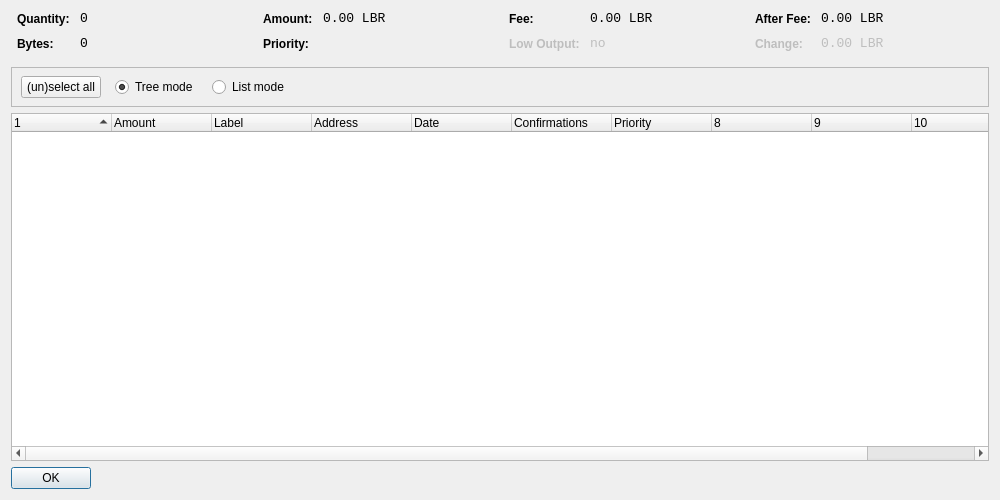
<?xml version="1.0" encoding="UTF-8"?>
<ui version="4.0">
 <class>CoinControlDialog</class>
 <widget class="QDialog" name="CoinControlDialog">
  <property name="geometry">
   <rect>
    <x>0</x>
    <y>0</y>
    <width>1000</width>
    <height>500</height>
   </rect>
  </property>
  <property name="windowTitle">
   <string>Coin Control</string>
  </property>
  <layout class="QVBoxLayout" name="verticalLayout">
   <item>
    <layout class="QHBoxLayout" name="horizontalLayoutTop" stretch="0,0,0,0">
     <property name="topMargin">
      <number>0</number>
     </property>
     <property name="bottomMargin">
      <number>10</number>
     </property>
     <item>
      <layout class="QFormLayout" name="formLayoutCoinControl1">
       <property name="horizontalSpacing">
        <number>10</number>
       </property>
       <property name="verticalSpacing">
        <number>10</number>
       </property>
       <property name="leftMargin">
        <number>6</number>
       </property>
       <property name="rightMargin">
        <number>6</number>
       </property>
       <item row="0" column="0">
        <widget class="QLabel" name="labelCoinControlQuantityText">
         <property name="styleSheet">
          <string notr="true">font-weight:bold;</string>
         </property>
         <property name="text">
          <string>Quantity:</string>
         </property>
        </widget>
       </item>
       <item row="0" column="1">
        <widget class="QLabel" name="labelCoinControlQuantity">
         <property name="font">
          <font>
           <family>Monospace</family>
           <pointsize>10</pointsize>
          </font>
         </property>
         <property name="cursor">
          <cursorShape>IBeamCursor</cursorShape>
         </property>
         <property name="contextMenuPolicy">
          <enum>Qt::ActionsContextMenu</enum>
         </property>
         <property name="text">
          <string notr="true">0</string>
         </property>
         <property name="textInteractionFlags">
          <set>Qt::LinksAccessibleByMouse|Qt::TextSelectableByKeyboard|Qt::TextSelectableByMouse</set>
         </property>
        </widget>
       </item>
       <item row="1" column="0">
        <widget class="QLabel" name="labelCoinControlBytesText">
         <property name="styleSheet">
          <string notr="true">font-weight:bold;</string>
         </property>
         <property name="text">
          <string>Bytes:</string>
         </property>
        </widget>
       </item>
       <item row="1" column="1">
        <widget class="QLabel" name="labelCoinControlBytes">
         <property name="font">
          <font>
           <family>Monospace</family>
           <pointsize>10</pointsize>
          </font>
         </property>
         <property name="cursor">
          <cursorShape>IBeamCursor</cursorShape>
         </property>
         <property name="contextMenuPolicy">
          <enum>Qt::ActionsContextMenu</enum>
         </property>
         <property name="text">
          <string notr="true">0</string>
         </property>
         <property name="textInteractionFlags">
          <set>Qt::LinksAccessibleByMouse|Qt::TextSelectableByKeyboard|Qt::TextSelectableByMouse</set>
         </property>
        </widget>
       </item>
      </layout>
     </item>
     <item>
      <layout class="QFormLayout" name="formLayoutCoinControl2">
       <property name="horizontalSpacing">
        <number>10</number>
       </property>
       <property name="verticalSpacing">
        <number>10</number>
       </property>
       <property name="leftMargin">
        <number>6</number>
       </property>
       <property name="rightMargin">
        <number>6</number>
       </property>
       <item row="0" column="0">
        <widget class="QLabel" name="labelCoinControlAmountText">
         <property name="styleSheet">
          <string notr="true">font-weight:bold;</string>
         </property>
         <property name="text">
          <string>Amount:</string>
         </property>
        </widget>
       </item>
       <item row="0" column="1">
        <widget class="QLabel" name="labelCoinControlAmount">
         <property name="font">
          <font>
           <family>Monospace</family>
           <pointsize>10</pointsize>
          </font>
         </property>
         <property name="cursor">
          <cursorShape>IBeamCursor</cursorShape>
         </property>
         <property name="contextMenuPolicy">
          <enum>Qt::ActionsContextMenu</enum>
         </property>
         <property name="text">
          <string notr="true">0.00 LBR</string>
         </property>
         <property name="textInteractionFlags">
          <set>Qt::LinksAccessibleByMouse|Qt::TextSelectableByKeyboard|Qt::TextSelectableByMouse</set>
         </property>
        </widget>
       </item>
       <item row="1" column="0">
        <widget class="QLabel" name="labelCoinControlPriorityText">
         <property name="styleSheet">
          <string notr="true">font-weight:bold;</string>
         </property>
         <property name="text">
          <string>Priority:</string>
         </property>
        </widget>
       </item>
       <item row="1" column="1">
        <widget class="QLabel" name="labelCoinControlPriority">
         <property name="font">
          <font>
           <family>Monospace</family>
           <pointsize>10</pointsize>
          </font>
         </property>
         <property name="cursor">
          <cursorShape>IBeamCursor</cursorShape>
         </property>
         <property name="contextMenuPolicy">
          <enum>Qt::ActionsContextMenu</enum>
         </property>
         <property name="text">
          <string/>
         </property>
         <property name="textInteractionFlags">
          <set>Qt::LinksAccessibleByMouse|Qt::TextSelectableByKeyboard|Qt::TextSelectableByMouse</set>
         </property>
        </widget>
       </item>
      </layout>
     </item>
     <item>
      <layout class="QFormLayout" name="formLayoutCoinControl3">
       <property name="horizontalSpacing">
        <number>10</number>
       </property>
       <property name="verticalSpacing">
        <number>10</number>
       </property>
       <property name="leftMargin">
        <number>6</number>
       </property>
       <property name="rightMargin">
        <number>6</number>
       </property>
       <item row="0" column="0">
        <widget class="QLabel" name="labelCoinControlFeeText">
         <property name="styleSheet">
          <string notr="true">font-weight:bold;</string>
         </property>
         <property name="text">
          <string>Fee:</string>
         </property>
        </widget>
       </item>
       <item row="0" column="1">
        <widget class="QLabel" name="labelCoinControlFee">
         <property name="font">
          <font>
           <family>Monospace</family>
           <pointsize>10</pointsize>
          </font>
         </property>
         <property name="cursor">
          <cursorShape>IBeamCursor</cursorShape>
         </property>
         <property name="contextMenuPolicy">
          <enum>Qt::ActionsContextMenu</enum>
         </property>
         <property name="text">
          <string notr="true">0.00 LBR</string>
         </property>
         <property name="textInteractionFlags">
          <set>Qt::LinksAccessibleByMouse|Qt::TextSelectableByKeyboard|Qt::TextSelectableByMouse</set>
         </property>
        </widget>
       </item>
       <item row="1" column="0">
        <widget class="QLabel" name="labelCoinControlLowOutputText">
         <property name="enabled">
          <bool>false</bool>
         </property>
         <property name="styleSheet">
          <string notr="true">font-weight:bold;</string>
         </property>
         <property name="text">
          <string>Low Output:</string>
         </property>
        </widget>
       </item>
       <item row="1" column="1">
        <widget class="QLabel" name="labelCoinControlLowOutput">
         <property name="enabled">
          <bool>false</bool>
         </property>
         <property name="font">
          <font>
           <family>Monospace</family>
           <pointsize>10</pointsize>
          </font>
         </property>
         <property name="cursor">
          <cursorShape>IBeamCursor</cursorShape>
         </property>
         <property name="contextMenuPolicy">
          <enum>Qt::ActionsContextMenu</enum>
         </property>
         <property name="text">
          <string notr="true">no</string>
         </property>
         <property name="textInteractionFlags">
          <set>Qt::LinksAccessibleByMouse|Qt::TextSelectableByKeyboard|Qt::TextSelectableByMouse</set>
         </property>
        </widget>
       </item>
      </layout>
     </item>
     <item>
      <layout class="QFormLayout" name="formLayoutCoinControl4">
       <property name="horizontalSpacing">
        <number>10</number>
       </property>
       <property name="verticalSpacing">
        <number>10</number>
       </property>
       <property name="leftMargin">
        <number>6</number>
       </property>
       <property name="rightMargin">
        <number>6</number>
       </property>
       <item row="0" column="0">
        <widget class="QLabel" name="labelCoinControlAfterFeeText">
         <property name="styleSheet">
          <string notr="true">font-weight:bold;</string>
         </property>
         <property name="text">
          <string>After Fee:</string>
         </property>
        </widget>
       </item>
       <item row="0" column="1">
        <widget class="QLabel" name="labelCoinControlAfterFee">
         <property name="font">
          <font>
           <family>Monospace</family>
           <pointsize>10</pointsize>
          </font>
         </property>
         <property name="cursor">
          <cursorShape>IBeamCursor</cursorShape>
         </property>
         <property name="contextMenuPolicy">
          <enum>Qt::ActionsContextMenu</enum>
         </property>
         <property name="text">
          <string notr="true">0.00 LBR</string>
         </property>
         <property name="textInteractionFlags">
          <set>Qt::LinksAccessibleByMouse|Qt::TextSelectableByKeyboard|Qt::TextSelectableByMouse</set>
         </property>
        </widget>
       </item>
       <item row="1" column="0">
        <widget class="QLabel" name="labelCoinControlChangeText">
         <property name="enabled">
          <bool>false</bool>
         </property>
         <property name="styleSheet">
          <string notr="true">font-weight:bold;</string>
         </property>
         <property name="text">
          <string>Change:</string>
         </property>
        </widget>
       </item>
       <item row="1" column="1">
        <widget class="QLabel" name="labelCoinControlChange">
         <property name="enabled">
          <bool>false</bool>
         </property>
         <property name="font">
          <font>
           <family>Monospace</family>
           <pointsize>10</pointsize>
          </font>
         </property>
         <property name="cursor">
          <cursorShape>IBeamCursor</cursorShape>
         </property>
         <property name="contextMenuPolicy">
          <enum>Qt::ActionsContextMenu</enum>
         </property>
         <property name="text">
          <string notr="true">0.00 LBR</string>
         </property>
         <property name="textInteractionFlags">
          <set>Qt::LinksAccessibleByMouse|Qt::TextSelectableByKeyboard|Qt::TextSelectableByMouse</set>
         </property>
        </widget>
       </item>
      </layout>
     </item>
    </layout>
   </item>
   <item>
    <widget class="QFrame" name="frame">
     <property name="minimumSize">
      <size>
       <width>0</width>
       <height>40</height>
      </size>
     </property>
     <property name="frameShape">
      <enum>QFrame::StyledPanel</enum>
     </property>
     <property name="frameShadow">
      <enum>QFrame::Sunken</enum>
     </property>
     <widget class="QWidget" name="horizontalLayoutWidget">
      <property name="geometry">
       <rect>
        <x>10</x>
        <y>0</y>
        <width>781</width>
        <height>41</height>
       </rect>
      </property>
      <layout class="QHBoxLayout" name="horizontalLayoutPanel" stretch="0,0,0,0,0">
       <property name="spacing">
        <number>14</number>
       </property>
       <item>
        <widget class="QPushButton" name="pushButtonSelectAll">
         <property name="sizePolicy">
          <sizepolicy hsizetype="Maximum" vsizetype="Fixed">
           <horstretch>0</horstretch>
           <verstretch>0</verstretch>
          </sizepolicy>
         </property>
         <property name="text">
          <string>(un)select all</string>
         </property>
        </widget>
       </item>
       <item>
        <widget class="QRadioButton" name="radioTreeMode">
         <property name="sizePolicy">
          <sizepolicy hsizetype="Maximum" vsizetype="Fixed">
           <horstretch>0</horstretch>
           <verstretch>0</verstretch>
          </sizepolicy>
         </property>
         <property name="text">
          <string>Tree mode</string>
         </property>
         <property name="checked">
          <bool>true</bool>
         </property>
        </widget>
       </item>
       <item>
        <widget class="QRadioButton" name="radioListMode">
         <property name="sizePolicy">
          <sizepolicy hsizetype="Maximum" vsizetype="Fixed">
           <horstretch>0</horstretch>
           <verstretch>0</verstretch>
          </sizepolicy>
         </property>
         <property name="text">
          <string>List mode</string>
         </property>
        </widget>
       </item>
       <item>
        <spacer name="horizontalSpacer">
         <property name="orientation">
          <enum>Qt::Horizontal</enum>
         </property>
         <property name="sizeHint" stdset="0">
          <size>
           <width>40</width>
           <height>20</height>
          </size>
         </property>
        </spacer>
       </item>
      </layout>
     </widget>
    </widget>
   </item>
   <item>
    <widget class="CoinControlTreeWidget" name="treeWidget">
     <property name="contextMenuPolicy">
      <enum>Qt::CustomContextMenu</enum>
     </property>
     <property name="sortingEnabled">
      <bool>false</bool>
     </property>
     <property name="columnCount">
      <number>11</number>
     </property>
     <attribute name="headerShowSortIndicator" stdset="0">
      <bool>true</bool>
     </attribute>
     <attribute name="headerStretchLastSection">
      <bool>false</bool>
     </attribute>
     <column>
      <property name="text">
       <string/>
      </property>
     </column>
     <column>
      <property name="text">
       <string>Amount</string>
      </property>
     </column>
     <column>
      <property name="text">
       <string>Label</string>
      </property>
     </column>
     <column>
      <property name="text">
       <string>Address</string>
      </property>
     </column>
     <column>
      <property name="text">
       <string>Date</string>
      </property>
     </column>
     <column>
      <property name="text">
       <string>Confirmations</string>
      </property>
      <property name="toolTip">
       <string>Confirmed</string>
      </property>
     </column>
     <column>
      <property name="text">
       <string>Priority</string>
      </property>
     </column>
     <column>
      <property name="text">
       <string/>
      </property>
     </column>
     <column>
      <property name="text">
       <string/>
      </property>
     </column>
     <column>
      <property name="text">
       <string/>
      </property>
     </column>
     <column>
      <property name="text">
       <string/>
      </property>
     </column>
    </widget>
   </item>
   <item>
    <widget class="QDialogButtonBox" name="buttonBox">
     <property name="sizePolicy">
      <sizepolicy hsizetype="Maximum" vsizetype="Fixed">
       <horstretch>0</horstretch>
       <verstretch>0</verstretch>
      </sizepolicy>
     </property>
     <property name="orientation">
      <enum>Qt::Horizontal</enum>
     </property>
     <property name="standardButtons">
      <set>QDialogButtonBox::Ok</set>
     </property>
    </widget>
   </item>
  </layout>
 </widget>
 <customwidgets>
  <customwidget>
   <class>CoinControlTreeWidget</class>
   <extends>QTreeWidget</extends>
   <header>coincontroltreewidget.h</header>
  </customwidget>
 </customwidgets>
 <resources/>
 <connections/>
</ui>
